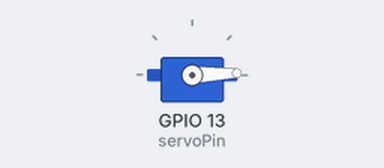
The program below on a simulated ESP32. Shown: servo. What the program prints to the serial monitor is not drawn.

Above: at 1.05 s.
At 6.15 s:
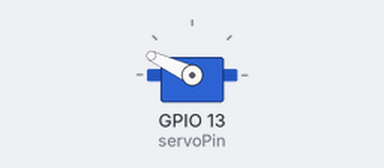
At 11.35 s:
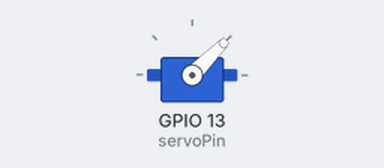
At 18.25 s:
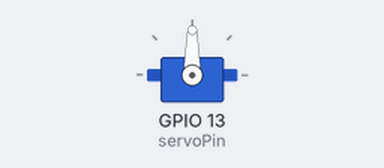
Timing chart, 0 to 23.5 s (numbered marks = the images above):
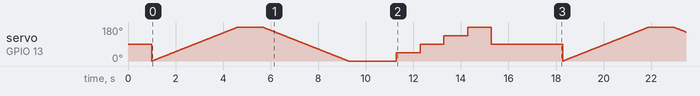

The program:

main.cpp
```cpp
#include <Arduino.h>
#include <ESP32Servo.h>

// 定义舵机对象和引脚
Servo myServo;
const int servoPin = 13;  // GPIO13引脚

void setup() {
  // 初始化串口监视器
  Serial.begin(115200);
  Serial.println("MG996R舵机测试开始");

  // 配置舵机
  myServo.attach(servoPin);

  // 初始化舵机到中间位置
  myServo.write(90);
  Serial.println("舵机初始化到90度位置");
  delay(1000);
}

void loop() {
  // 测试1: 缓慢从0度转到180度
  Serial.println("测试1: 0度 -> 180度");
  for (int pos = 0; pos <= 180; pos += 1) {
    myServo.write(pos);
    Serial.print("当前角度: ");
    Serial.println(pos);
    delay(20);  // 等待20ms
  }

  delay(1000);  // 在180度位置停留1秒

  // 测试2: 缓慢从180度转到0度
  Serial.println("测试2: 180度 -> 0度");
  for (int pos = 180; pos >= 0; pos -= 1) {
    myServo.write(pos);
    Serial.print("当前角度: ");
    Serial.println(pos);
    delay(20);  // 等待20ms
  }

  delay(1000);  // 在0度位置停留1秒

  // 测试3: 快速跳转到几个固定位置
  Serial.println("测试3: 快速跳转测试");
  int positions[] = {0, 45, 90, 135, 180, 90};
  int numPositions = sizeof(positions) / sizeof(positions[0]);

  for (int i = 0; i < numPositions; i++) {
    myServo.write(positions[i]);
    Serial.print("跳转到: ");
    Serial.print(positions[i]);
    Serial.println("度");
    delay(1000);  // 在每个位置停留1秒
  }

  Serial.println("一轮测试完成，2秒后开始下一轮");
  delay(2000);
}
```

Measured:
- by itself, servo on GPIO 13 (servoPin): moves between 0° and 180°, repeating every 17.3 s
